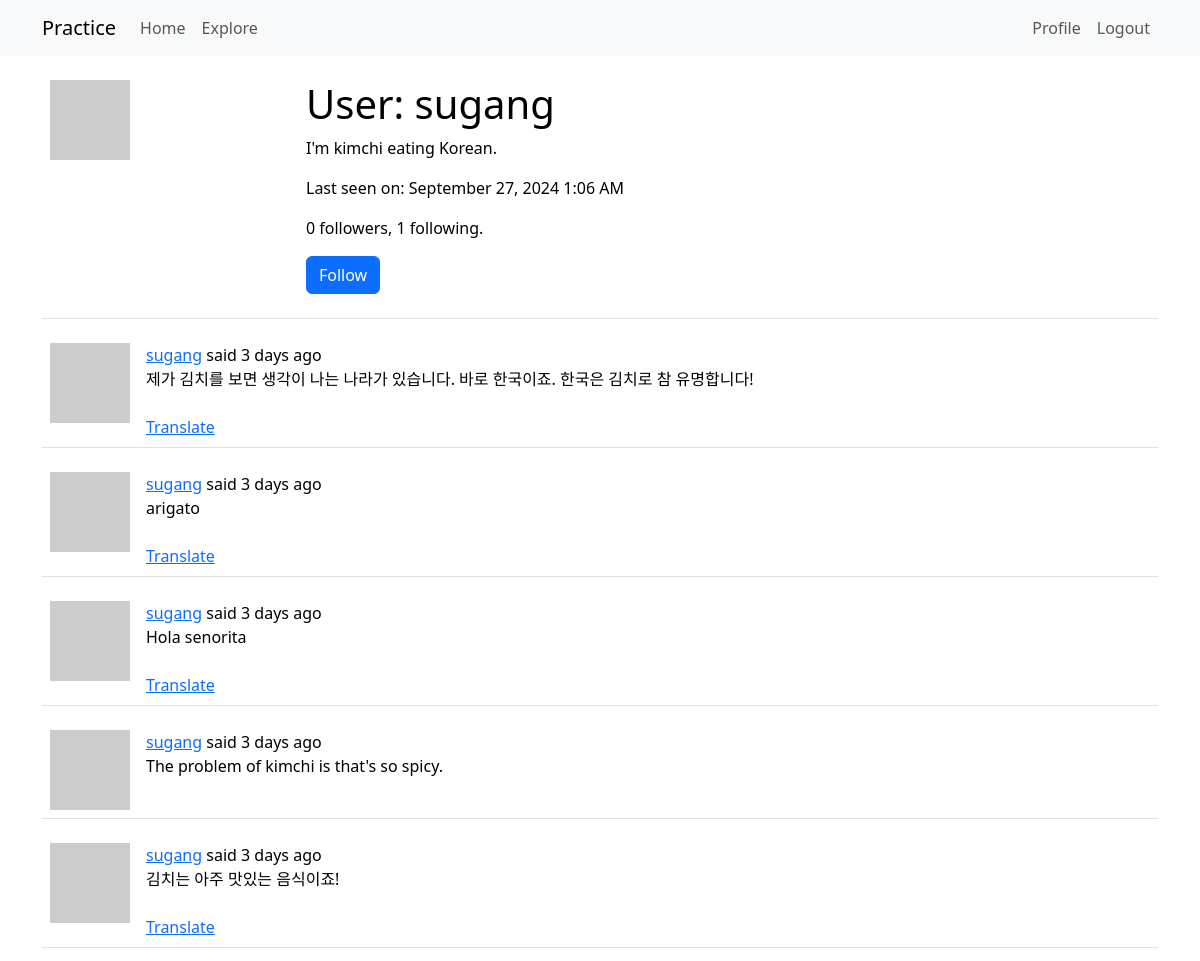
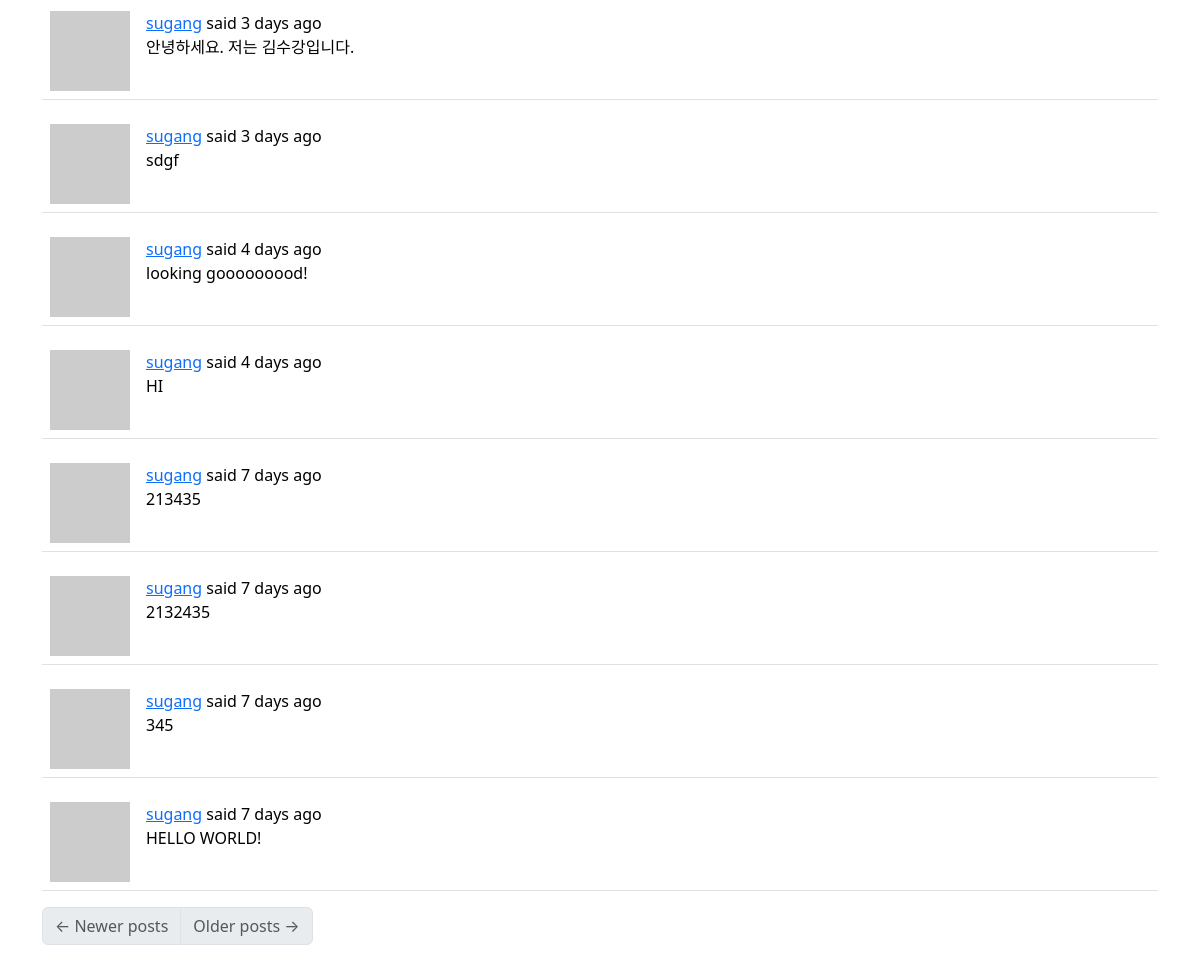
The app's page /user/sugang (signed in) with its own data (2 pictures, top to bottom).
### app/models.py (models this page shows, shortened)
class User(UserMixin, db.Model):
    id: so.Mapped[int] = so.mapped_column(primary_key=True)
    username: so.Mapped[str] = so.mapped_column(sa.String(64), index=True, unique=True)
    email: so.Mapped[str] = so.mapped_column(sa.String(120), index=True, unique=True)
    password_hash: so.Mapped[Optional[str]] = so.mapped_column(sa.String(256))
    about_me: so.Mapped[Optional[str]] = so.mapped_column(sa.String(140))
    last_seen: so.Mapped[Optional[datetime]] = so.mapped_column(
        default=lambda: datetime.now(timezone.utc)
    )
    def avatar(self, size):
        digest = md5(self.email.lower().encode("utf-8")).hexdigest()
        return f"https://www.gravatar.com/avatar/{digest}?d=identicon&s={size}"
    posts: so.WriteOnlyMapped["Post"] = so.relationship(back_populates="author")
    following: so.WriteOnlyMapped["User"] = so.relationship(
        secondary=followers,
        primaryjoin=(followers.c.follower_id == id),
        secondaryjoin=(followers.c.followed_id == id),
        back_populates="followers",
    )
    followers: so.WriteOnlyMapped["User"] = so.relationship(
        secondary=followers,
        primaryjoin=(followers.c.followed_id == id),
        secondaryjoin=(followers.c.follower_id == id),
        back_populates="following",
    )
    def is_following(self, user):
        query = self.following.select().where(User.id == user.id)
        return db.session.scalar(query) is not None
    def followers_count(self):
        query = sa.select(sa.func.count()).select_from(
            self.followers.select().subquery()
        )
        return db.session.scalar(query)
    def following_count(self):
        query = sa.select(sa.func.count()).select_from(
            self.following.select().subquery()
        )
        return db.session.scalar(query)

class Post(db.Model):
    id: so.Mapped[int] = so.mapped_column(primary_key=True)
    body: so.Mapped[str] = so.mapped_column(sa.String(140))
    timestamp: so.Mapped[datetime] = so.mapped_column(
        index=True, default=lambda: datetime.now(timezone.utc)
    )
    user_id: so.Mapped[int] = so.mapped_column(sa.ForeignKey(User.id), index=True)
    language: so.Mapped[Optional[str]] = so.mapped_column(sa.String(5))
    author: so.Mapped[User] = so.relationship(back_populates="posts")

### app/routes.py (the view)
@app.route("/user/<username>")
@login_required
def user(username):
    user = db.first_or_404(sa.select(User).where(User.username == username))
    page = request.args.get("page", 1, type=int)
    query = user.posts.select().order_by(Post.timestamp.desc())
    posts = db.paginate(
        query, page=page, per_page=app.config["POSTS_PER_PAGE"], error_out=False
    )
    next_url = (
        url_for(
            "user",
            username=user.username,
            page=posts.next_num,
        )
        if posts.has_next
        else None
    )
    prev_url = (
        url_for(
            "user",
            username=user.username,
            page=posts.prev_num,
        )
        if posts.has_prev
        else None
    )
    form = EmptyForm()
    return render_template(
        "user.html",
        user=user,
        posts=posts,
        form=form,
        next_url=next_url,
        prev_url=prev_url,
    )

### app/forms.py
class EmptyForm(FlaskForm):
    submit = SubmitField(_l("Submit"))

### app/__init__.py (called while the page is built)
def get_locale():
    return request.accept_languages.best_match(app.config["LANGUAGES"])

### app/models.py (called while the page is built)
@login.user_loader
def load_user(id):
    return db.session.get(User, int(id))

### app/routes.py (called while the page is built)
@app.before_request
def before_request():
    if current_user.is_authenticated:
        current_user.last_seen = datetime.now(timezone.utc)
        db.session.commit()
    g.locale = str(get_locale())

### app/templates/user.html (shortened to what this page needs)
{% extends "base.html" %}
{% block content %}
    <table class="table table-hover">
        <tr>
            <td width="256px">
                <img src="{{ user.avatar(256) }}">
            </td>
            <td>
                <h1>{{ _('User: %(username)s', username=user.username) }}</h1>
                {% if user.about_me %}<p>{{ user.about_me }}</p>{% endif %}
                {% if user.last_seen %}
                    <p>{{ _('Last seen on: %(last_seen)s', last_seen=moment(user.last_seen).format("LLL")) }}</p>
                {% endif %}
                <p>{{ user.followers_count() }} {{ _("followers") }}, {{ user.following_count() }} {{ _("following") }}.</p>
                {% if user == current_user %}
                    <p>
                        <a href="{{ url_for("edit_profile") }}">{{ _("Edit your profile") }}</a>
                    </p>
                {% elif not current_user.is_following(user) %}
                    <p>
                        <form action="{{ url_for('follow', username=user.username) }}"
                              method="post">
                            {{ form.submit(value=_('Follow') , class_='btn btn-primary') }}
                        </form>
                    </p>
                {% endif %}
            </td>
        </tr>
    </table>
    {% for post in posts %}
        {% include '_post.html' %}
    {% endfor %}
    <nav aria-label="{{ _("Post navigation") }}">
        <ul class="pagination">
            <li class="page-item{% if not prev_url %} disabled{% endif %}">
                <a class="page-link" href="{{ prev_url }}">
                    <span aria-hidden="true">&larr;</span> {{ _("Newer posts") }}
                </a>
            </li>
            <li class="page-item{% if not next_url %} disabled{% endif %}">
                <a class="page-link" href="{{ next_url }}">
                    {{ _("Older posts") }} <span aria-hidden="true">&rarr;</span>
                </a>
            </li>
        </ul>
    </nav>
{% endblock %}

### app/templates/_post.html (shortened to what this page needs)
<table class="table table-hover">
    <tr>
        <td width="70px">
            <a href="{{ url_for('user', username=post.author.username) }}">
                <img src="{{ post.author.avatar(70) }}" />
            </a>
        </td>
        <td>
            {{ _('%(username)s said %(when)s',username=user_link, when=moment(post.timestamp).fromNow()) }}
            <br>
            <span id="post{{ post.id }}">{{ post.body }}</span>
            {% if post.language and post.language != g.locale %}
                <br>
                <br>
                <span id="translation{{ post.id }}"><a href="javascript:translate('post{{ post.id }}', 'translation{{ post.id }}', '{{ post.language }}', '{{ g.locale }}');">{{ _("Translate") }}</a></span>
            {% endif %}
        </td>
    </tr>
</table>

### records on screen
User: about_me "I'm kimchi eating Korean."
Post: body "제가 김치를 보면 생각이 나는 나라가 있습니다. 바로 한국이죠. 한국은 김치로 참 유명합니다!"
Post: body "arigato"
Post: body "Hola senorita"
Post: body "The problem of kimchi is that's so spicy."
Post: body "김치는 아주 맛있는 음식이죠!"
Post: body "안녕하세요. 저는 김수강입니다."
Post: body "sdgf"
Post: body "looking gooooooood!"
Post: body "HI"
Post: body "213435"
Post: body "2132435"
Post: body "345"
Post: body "HELLO WORLD!"

### other values on screen
{{ user.followers_count() }} "0"
{{ user.following_count() }} "1"
